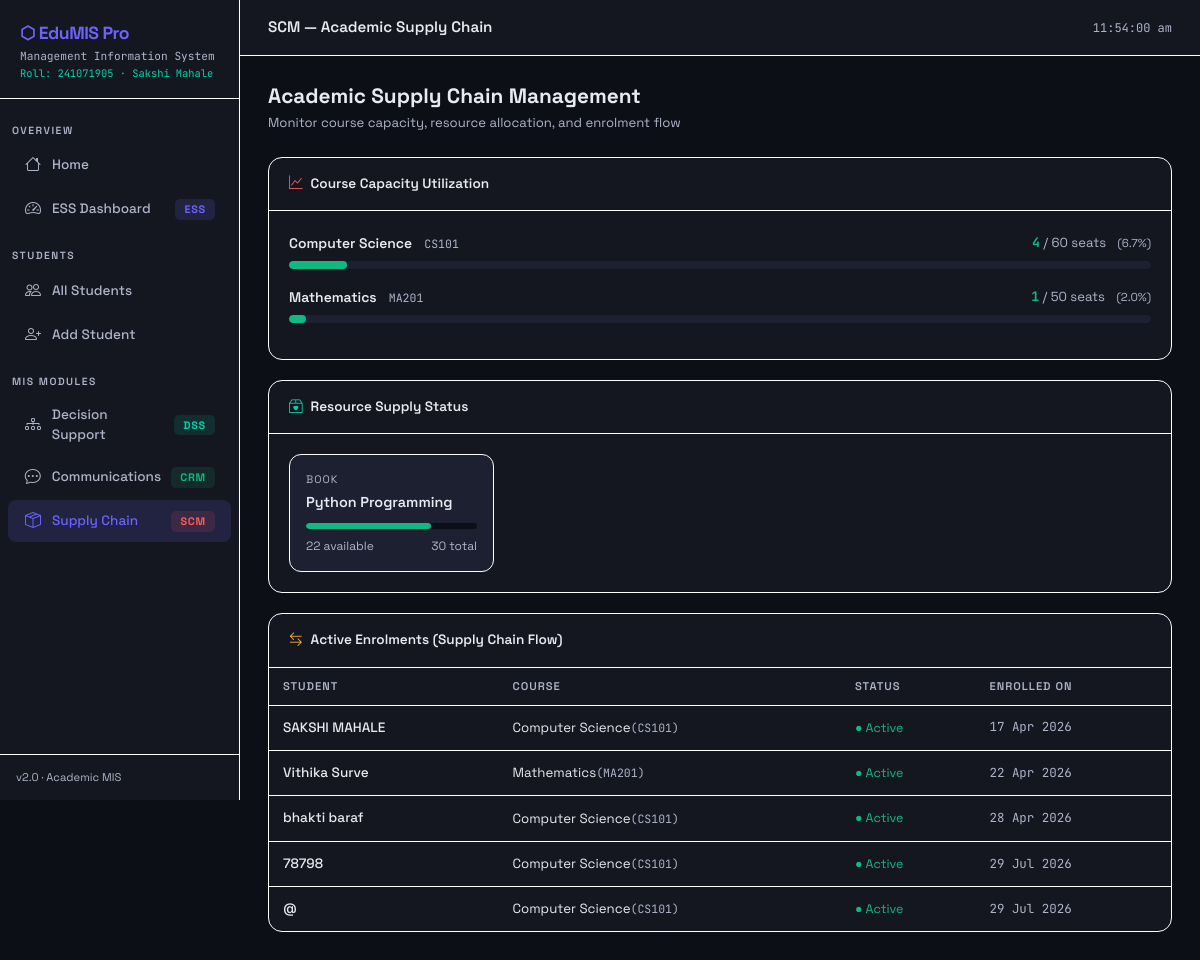
Page /scm on the committed database.
### models.py (models this page shows)
class Course(db.Model):
    __tablename__ = 'courses'
    id        = db.Column(db.Integer, primary_key=True)
    name      = db.Column(db.String(120), nullable=False)
    code      = db.Column(db.String(20),  nullable=False, unique=True)
    credits   = db.Column(db.Integer, default=3)
    capacity  = db.Column(db.Integer, default=60)
    is_active = db.Column(db.Boolean, default=True)
    enrollments = db.relationship('Enrollment', backref='course', lazy=True)

class Resource(db.Model):
    __tablename__ = 'resources'
    id            = db.Column(db.Integer, primary_key=True)
    title         = db.Column(db.String(150), nullable=False)
    resource_type = db.Column(db.String(40), default="Book")  # Book / Lab / Software / Equipment
    quantity      = db.Column(db.Integer, default=1)
    available     = db.Column(db.Integer, default=1)

class Enrollment(db.Model):
    __tablename__ = 'enrollments'
    id          = db.Column(db.Integer, primary_key=True)
    student_id  = db.Column(db.Integer, db.ForeignKey('students.id'), nullable=False)
    course_id   = db.Column(db.Integer, db.ForeignKey('courses.id'),  nullable=False)
    enrolled_on = db.Column(db.DateTime, default=datetime.utcnow)
    status      = db.Column(db.String(20), default="Active")  # Active / Dropped / Completed

class Student(db.Model):
    __tablename__ = 'students'
    id            = db.Column(db.Integer, primary_key=True)
    name          = db.Column(db.String(100), nullable=False)
    marks         = db.Column(db.Float, nullable=False)
    attendance    = db.Column(db.Float, nullable=False)
    category      = db.Column(db.String(20))
    risk_score    = db.Column(db.Float, default=0.0)
    email         = db.Column(db.String(120))
    phone         = db.Column(db.String(20))
    enrolled_date = db.Column(db.DateTime, default=datetime.utcnow)
    is_active     = db.Column(db.Boolean, default=True)
    communications = db.relationship('Communication', backref='student', lazy=True)
    enrollments    = db.relationship('Enrollment',    backref='student', lazy=True)

### app.py (the view)
@app.route('/scm')
def scm():
    resources    = Resource.query.all()
    enrollments  = Enrollment.query.filter_by(status="Active").all()
    courses      = Course.query.filter_by(is_active=True).all()
    course_util = []
    for c in courses:
        enrolled = Enrollment.query.filter_by(course_id=c.id, status="Active").count()
        util_pct = round(enrolled / c.capacity * 100, 1) if c.capacity else 0
        course_util.append({"course": c, "enrolled": enrolled, "util_pct": util_pct})
    return render_template('scm.html', resources=resources,
                           course_util=course_util, enrollments=enrollments)

### templates/scm.html (shortened to what this page needs)
{% extends 'base.html' %}
{% block page_title %}SCM — Academic Supply Chain{% endblock %}
{% block content %}
<div style="margin-bottom:24px;">
    <h1 style="font-size:1.3rem; font-weight:700; margin-bottom:4px;">Academic Supply Chain Management</h1>
    <p style="color:var(--muted); font-size:0.82rem;">Monitor course capacity, resource allocation, and enrolment flow</p>
</div>
<div class="card" style="margin-bottom:20px;">
    <div class="card-header-custom"><i class="bi bi-graph-up" style="color:var(--danger);"></i> Course Capacity Utilization</div>
    <div style="padding:20px;">
        {% for item in course_util %}
        <div style="margin-bottom:16px;">
            <div style="display:flex; justify-content:space-between; margin-bottom:6px; align-items:center;">
                <div>
                   <span style="font-weight:600; font-size:0.87rem; color:var(--text);">{{ item.course.name }}</span>
                    <span style="font-family:'JetBrains Mono',monospace; font-size:0.72rem; color:var(--muted); margin-left:8px;">{{ item.course.code }}</span>
                </div>
                <div style="font-size:0.82rem; color:var(--muted);">
                    <span style="font-family:'JetBrains Mono',monospace; font-weight:700;
                      color:{% if item.util_pct > 90 %}var(--danger){% elif item.util_pct > 70 %}var(--warning){% else %}var(--success){% endif %};">{{ item.enrolled }}</span>
                    / {{ item.course.capacity }} seats
                    <span style="margin-left:8px; font-size:0.72rem;">({{ item.util_pct }}%)</span>
                </div>
            </div>
            <div style="background:var(--surface2); border-radius:4px; height:8px; overflow:hidden;">
                <div style="height:100%; border-radius:4px; width:{{ item.util_pct }}%;
                  background:{% if item.util_pct > 90 %}var(--danger){% elif item.util_pct > 70 %}var(--warning){% else %}var(--success){% endif %};
                  transition: width 0.5s;"></div>
            </div>
        </div>
        {% else %}
        <p style="color:var(--muted); font-size:0.82rem; text-align:center; padding:20px;">No courses in system. Add via <a href="{{ url_for('erp_courses') }}" style="color:var(--accent);">ERP module</a>.</p>
        {% endfor %}
    </div>
</div>
<div class="card" style="margin-bottom:20px;">
    <div class="card-header-custom"><i class="bi bi-box2-heart" style="color:var(--accent2);"></i> Resource Supply Status</div>
    <div style="padding:20px; display:grid; grid-template-columns: repeat(auto-fill, minmax(200px, 1fr)); gap:14px;">
        {% for r in resources %}
        <div style="background:var(--surface2); border-radius:12px; padding:16px; border:1px solid var(--border);">
            <div style="font-size:0.68rem; color:var(--muted); text-transform:uppercase; letter-spacing:1px; margin-bottom:4px;">{{ r.resource_type }}</div>
            <div style="font-size:0.9rem; font-weight:600; margin-bottom:10px; color:var(--text);">{{ r.title }}</div>
            {% set avail_pct = (r.available / r.quantity * 100) | round if r.quantity else 0 %}
            <div style="background:var(--bg); border-radius:4px; height:6px; overflow:hidden; margin-bottom:8px;">
                <div style="height:100%; width:{{ avail_pct }}%; border-radius:4px;
                  background:{% if avail_pct < 20 %}var(--danger){% elif avail_pct < 50 %}var(--warning){% else %}var(--success){% endif %};"></div>
            </div>
            <div style="display:flex; justify-content:space-between; font-size:0.75rem; color:var(--muted);">
                <span>{{ r.available }} available</span>
                <span>{{ r.quantity }} total</span>
            </div>
        </div>
        {% else %}
        <p style="color:var(--muted); font-size:0.82rem;">No resources tracked.</p>
        {% endfor %}
    </div>
</div>
<div class="card">
    <div class="card-header-custom"><i class="bi bi-arrow-left-right" style="color:var(--warning);"></i> Active Enrolments (Supply Chain Flow)</div>
    <table class="mis-table">
        <thead><tr><th>Student</th><th>Course</th><th>Status</th><th>Enrolled On</th></tr></thead>
        <tbody>
        {% for e in enrollments %}
        <tr>
            <td><a href="{{ url_for('student_detail', id=e.student_id) }}" style="color:var(--text); font-weight:500; text-decoration:none;">{{ e.student.name }}</a></td>
           <td style="font-size:0.83rem; color:var(--text);">{{ e.course.name }}<span style="font-family:'JetBrains Mono',monospace; font-size:0.72rem; color:var(--muted);">({{ e.course.code }})</span></td>
            <td><span style="color:var(--success); font-size:0.78rem;">● {{ e.status }}</span></td>
            <td style="font-size:0.78rem; color:var(--muted); font-family:'JetBrains Mono',monospace;">{{ e.enrolled_on.strftime('%d %b %Y') }}</td>
        </tr>
        {% else %}
        <tr><td colspan="4" style="text-align:center; color:var(--muted); padding:30px;">No enrolments yet. Add students and enrol them via <a href="{{ url_for('add_student') }}" style="color:var(--accent);">Add Student</a>.</td></tr>
        {% endfor %}
        </tbody>
    </table>
</div>
{% endblock %}

### templates/base.html (style rules this page uses)
:root { --bg: #0d0f17; --surface: #141720; --surface2: #1c2030; --border: #ffffff; --accent: #6c63ff; --accent2: #00d4aa; --danger: #ff5b5b; --warning: #ffb236; --success: #10b981; --text: #e8eaf0; --muted: #b0b4c8; --sidebar-w: 240px; }
* { box-sizing: border-box; margin: 0; padding: 0; }
body { font-family: 'Space Grotesk', sans-serif; background: var(--bg); color: var(--text); display: flex; min-height: 100vh; }
.card { background: var(--surface); border: 1px solid var(--border); border-radius: 14px; }
.card-header-custom { padding: 16px 20px; border-bottom: 1px solid var(--border); font-size: 0.85rem; font-weight: 600; display: flex; align-items: center; gap: 8px; color: var(--text); }
.mis-table { width: 100%; border-collapse: collapse; font-size: 0.85rem; }
.mis-table th { padding: 10px 14px; text-align: left; font-size: 0.7rem; text-transform: uppercase; letter-spacing: 1px; color: var(--muted); font-weight: 600; border-bottom: 1px solid var(--border); }
.mis-table td { padding: 12px 14px; border-bottom: 1px solid var(--border); vertical-align: middle; }
.mis-table tr:last-child td { border-bottom: none; }

### rows in the picture
Course: course.name "Computer Science", course.code "CS101", course.capacity "60"
Course: course.name "Mathematics", course.code "MA201", course.capacity "50"
Resource: resource_type "BOOK", title "Python Programming", {{ avail_pct }} 73.0 (drawn), available "22", quantity "30"
Enrollment: student.name "SAKSHI MAHALE", course.name "Computer Science", course.code "CS101", status "Active", enrolled_on "17 Apr 2026"
Enrollment: student.name "Vithika Surve", course.name "Mathematics", course.code "MA201", status "Active", enrolled_on "22 Apr 2026"
Enrollment: student.name "bhakti baraf", course.name "Computer Science", course.code "CS101", status "Active", enrolled_on "28 Apr 2026"
Enrollment: student.name "78798", course.name "Computer Science", course.code "CS101", status "Active", enrolled_on "29 Jul 2026"
Enrollment: student.name "@", course.name "Computer Science", course.code "CS101", status "Active", enrolled_on "29 Jul 2026"

### other values in the picture
{{ item.enrolled }} "4" "1"
{{ item.util_pct }} "6.7" "2.0"
